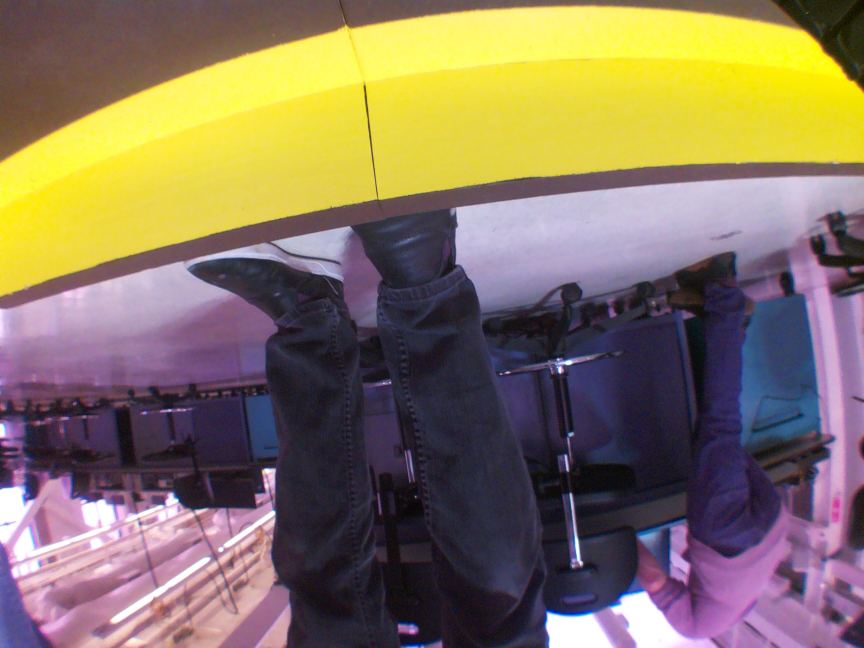
#> input picture RaceCoursePhotos/photo_2025-11-26T14-11-35.034363.jpg, 2592 x 1944 px (shown at 1/3 size)
$ python -i sample_picam.py   (imports and definitions only)
#> lines starting #> are read from the running program, lines starting #| are printed output that depends on the picture; after the words box and inside, x2 and y2 are one past the last pixel; in counts of white or black regions, pixels touching at a corner belong together
from picamera2 import Picamera2
import cv2
import numpy as np

# Initialize PiCamera2
# [1 line that did not run here, left out]
# [1 line that did not run here, left out]
# [2 lines not run here, left out]

# BLUE HSV RANGE
LOWER_BLUE = np.array([100, 150, 50])
UPPER_BLUE = np.array([140, 255, 255])


def is_color_visible(frame):
    """
    Detect ANY blue at all, and also report center + top position.
    Returns:
        visible (bool)
        center_x (int or None)
        at_top (bool)
    """
    hsv = cv2.cvtColor(frame, cv2.COLOR_RGB2HSV)
#> hsv: shape (1944, 2592, 3); mean H, S, V 98.6, 107.2, 145
    mask = cv2.inRange(hsv, LOWER_BLUE, UPPER_BLUE)
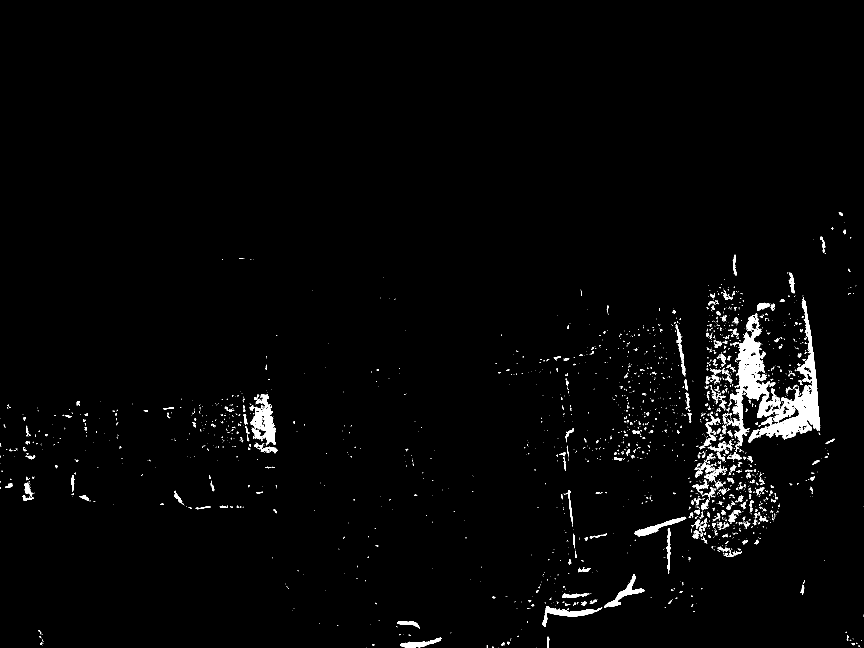
#> mask: shape (1944, 2592) (shown at 1/3 size); 1.8% white; 2478 white regions (2098 under 20 px), largest, box (x1, y1, x2, y2) and area: (2182, 891, 2461, 1338) 34758, (752, 1183, 828, 1333) 5393, (1626, 1818, 1807, 1881) 2661

    # Minimal noise cleanup
    mask = cv2.dilate(mask, None, iterations=1)
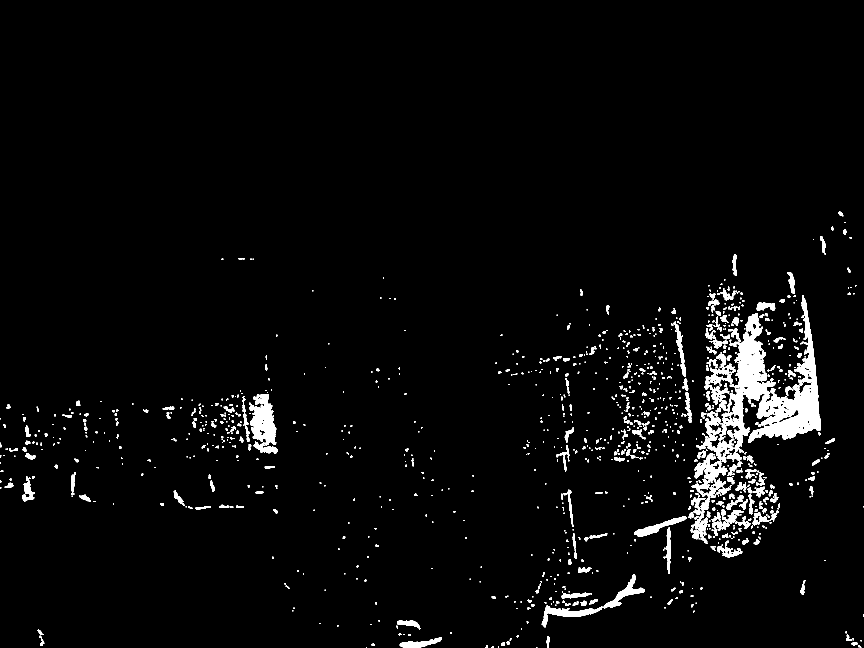
#> mask: shape (1944, 2592) (shown at 1/3 size); 3.1% white; 1261 white regions (583 under 20 px)

    contours, _ = cv2.findContours(mask, cv2.RETR_EXTERNAL, cv2.CHAIN_APPROX_SIMPLE)
#> contours = 1260 contours, 771 with area under 20; largest, box (x1, y1, x2, y2) and area: (2165, 886, 2462, 1382) 48664, (748, 1182, 829, 1337) 7586, (2075, 1383, 2183, 1493) 4776, (2096, 1234, 2203, 1388) 3873, (1625, 1817, 1808, 1882) 3078

    if not contours:
        return False, None, False

    # Use the largest blue blob
    cnt = max(contours, key=cv2.contourArea)
#> cnt = contour of 2379 points, box (x1, y1, x2, y2) (2165, 886, 2462, 1382), area 48664
    x, y, w, h = cv2.boundingRect(cnt)
#> x = 2165; y = 886; w = 297; h = 496

    # Ignore tiny noise blobs
    if w < 10 or h < 10:
        return False, None, False

    center_x = x + w // 2
#> center_x = 2313
    center_y = y + h // 2
#> center_y = 1134
    frame_h = frame.shape[0]
#> frame_h = 1944

    # Check if blue is at the top 25% of the image
    at_top = center_y < frame_h * 0.25
#> at_top = False

    return True, center_x, at_top


# Example usage
# [19 lines not run here, left out]

>>> import cv2
>>> picture = cv2.cvtColor(cv2.imread('RaceCoursePhotos/photo_2025-11-26T14-11-35.034363.jpg'), cv2.COLOR_BGR2RGB)
>>> result = is_color_visible(picture)
#> result = (True, 2313, False)

$ run again, on RaceCoursePhotos/photo_2025-11-26T14-16-00.414943.jpg
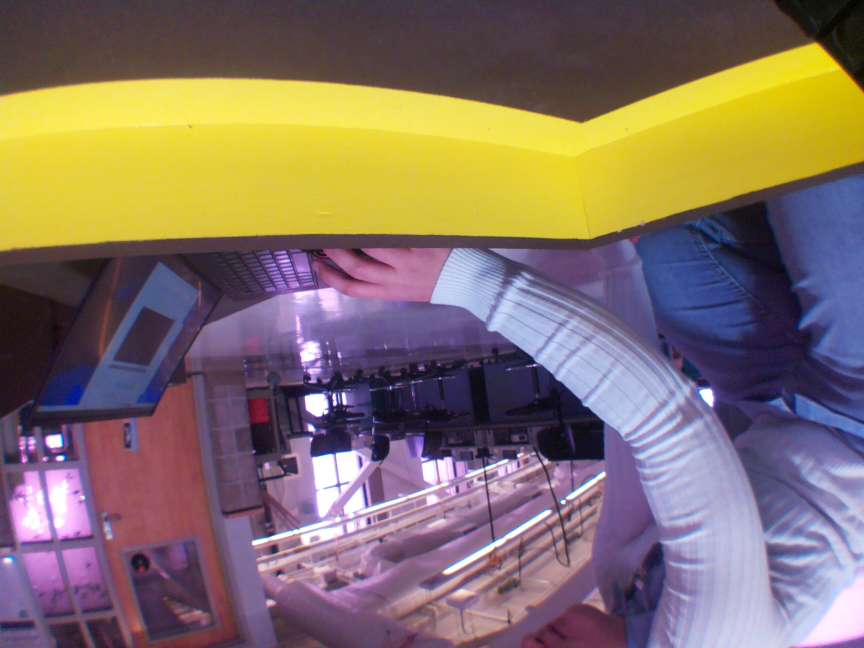
#> input picture RaceCoursePhotos/photo_2025-11-26T14-16-00.414943.jpg, 2592 x 1944 px (shown at 1/3 size)
#> hsv: shape (1944, 2592, 3); mean H, S, V 102.4, 109.8, 147.7
#> in is_color_visible, `mask = cv2.inRange(hsv, LOWER_BLUE, UPPER_BLUE)`:
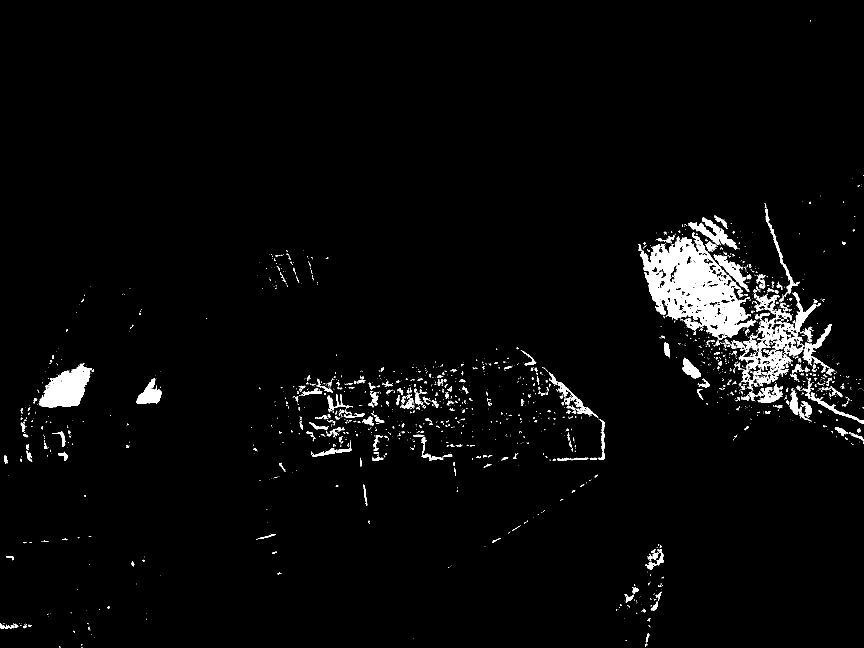
#> mask: shape (1944, 2592) (shown at 1/3 size); 2.8% white; 2317 white regions (1931 under 20 px), largest, box (x1, y1, x2, y2) and area: (1921, 697, 2268, 1014) 48048, (117, 1089, 275, 1224) 11895, (2199, 954, 2413, 1146) 10651
#> in is_color_visible, `mask = cv2.dilate(mask, None, iterations=1)`:
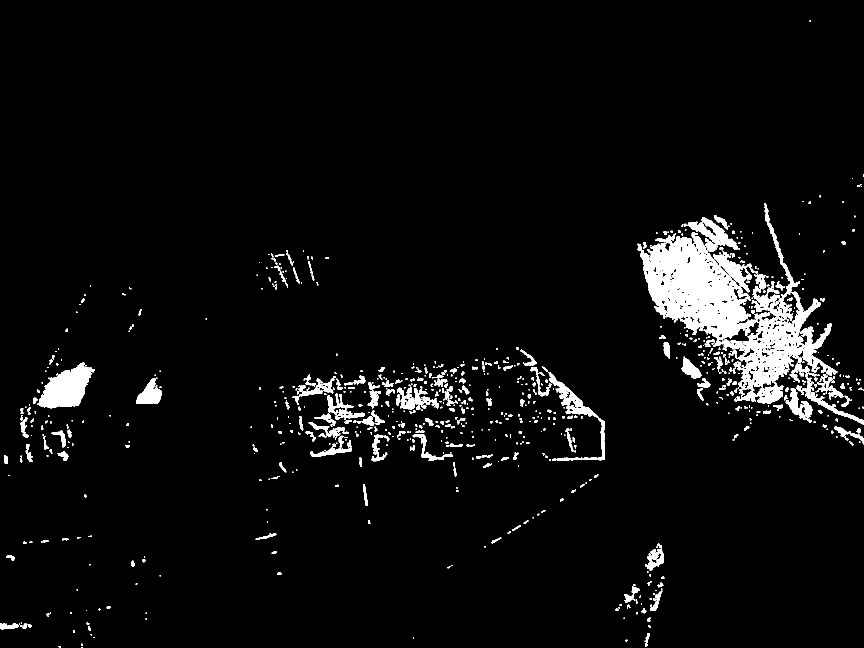
#> mask: shape (1944, 2592) (shown at 1/3 size); 4.2% white; 958 white regions (415 under 20 px)
#> contours = 958 contours, 551 with area under 20; largest, box (x1, y1, x2, y2) and area: (1913, 696, 2273, 1045) 66886, (2192, 858, 2512, 1172) 39174, (112, 1088, 283, 1225) 12942, (2064, 651, 2213, 756) 5328, (1645, 1116, 1796, 1254) 4799
#> cnt = contour of 1698 points, box (x1, y1, x2, y2) (1913, 696, 2273, 1045), area 66886
#> x = 1913; y = 696; w = 360; h = 349
#> center_x = 2093
#> center_y = 870
#> at_top = False
#> result = (True, 2093, False)

$ run again, on RaceCoursePhotos/photo_2025-11-26T14-16-18.640822.jpg
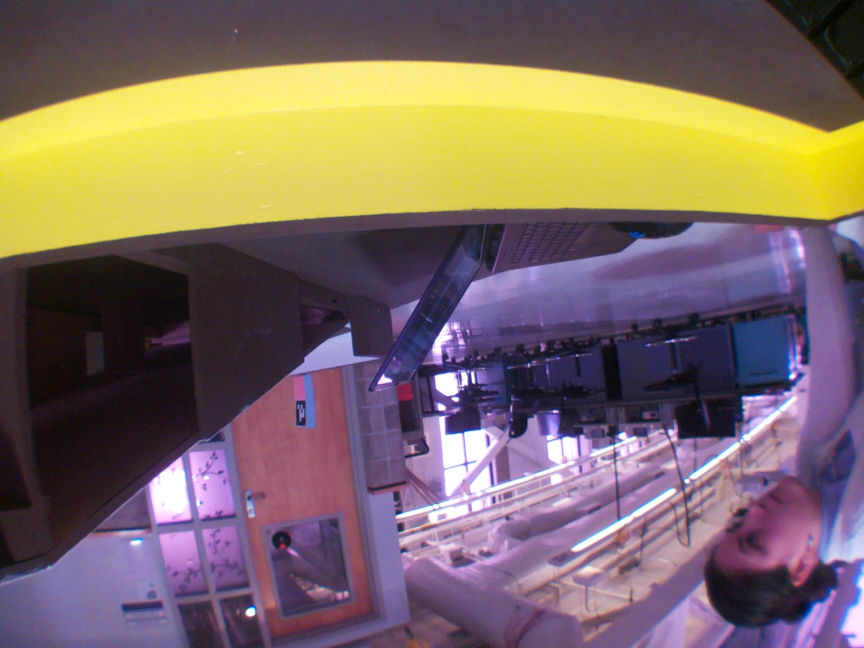
#> input picture RaceCoursePhotos/photo_2025-11-26T14-16-18.640822.jpg, 2592 x 1944 px (shown at 1/3 size)
#> hsv: shape (1944, 2592, 3); mean H, S, V 105.1, 101.5, 137.2
#> in is_color_visible, `mask = cv2.inRange(hsv, LOWER_BLUE, UPPER_BLUE)`:
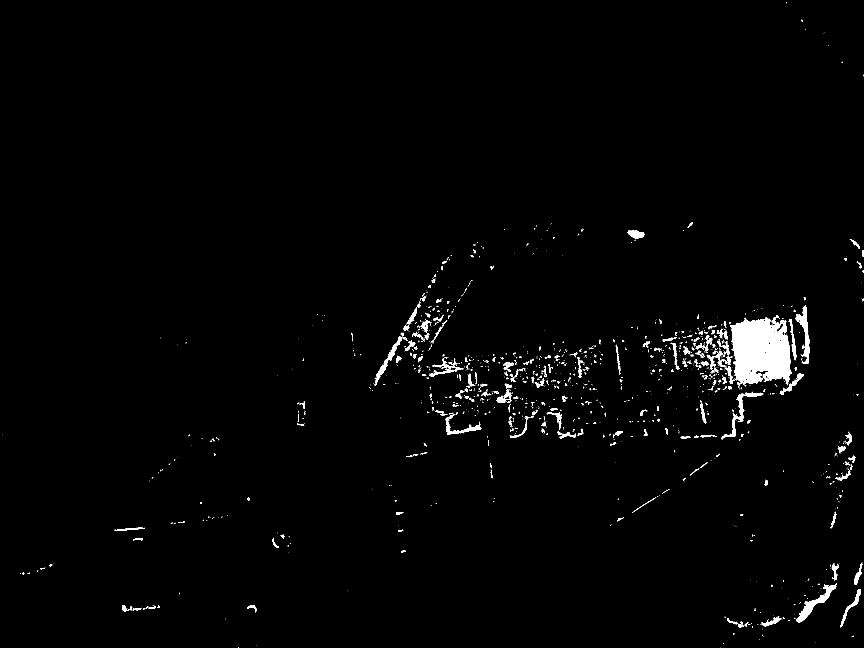
#> mask: shape (1944, 2592) (shown at 1/3 size); 1.5% white; 1496 white regions (1211 under 20 px), largest, box (x1, y1, x2, y2) and area: (2191, 952, 2375, 1157) 28333, (2389, 1753, 2509, 1868) 2886, (2387, 917, 2429, 1092) 2476
#> in is_color_visible, `mask = cv2.dilate(mask, None, iterations=1)`:
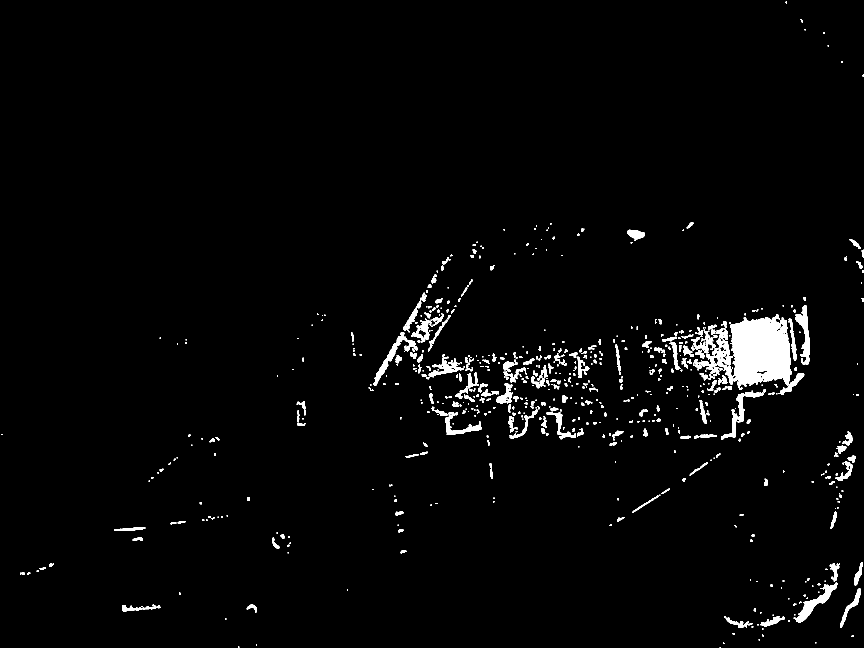
#> mask: shape (1944, 2592) (shown at 1/3 size); 2.3% white; 773 white regions (301 under 20 px)
#> contours = 772 contours, 404 with area under 20; largest, box (x1, y1, x2, y2) and area: (2119, 944, 2376, 1169) 34808, (2381, 1748, 2512, 1869) 3386, (2386, 916, 2430, 1093) 2938, (2163, 1176, 2291, 1319) 2744, (1119, 1008, 1207, 1158) 2100
#> cnt = contour of 1052 points, box (x1, y1, x2, y2) (2119, 944, 2376, 1169), area 34808
#> x = 2119; y = 944; w = 257; h = 225
#> center_x = 2247
#> center_y = 1056
#> at_top = False
#> result = (True, 2247, False)

$ run again, on RaceCoursePhotos/photo_2025-11-26T14-16-39.676994.jpg
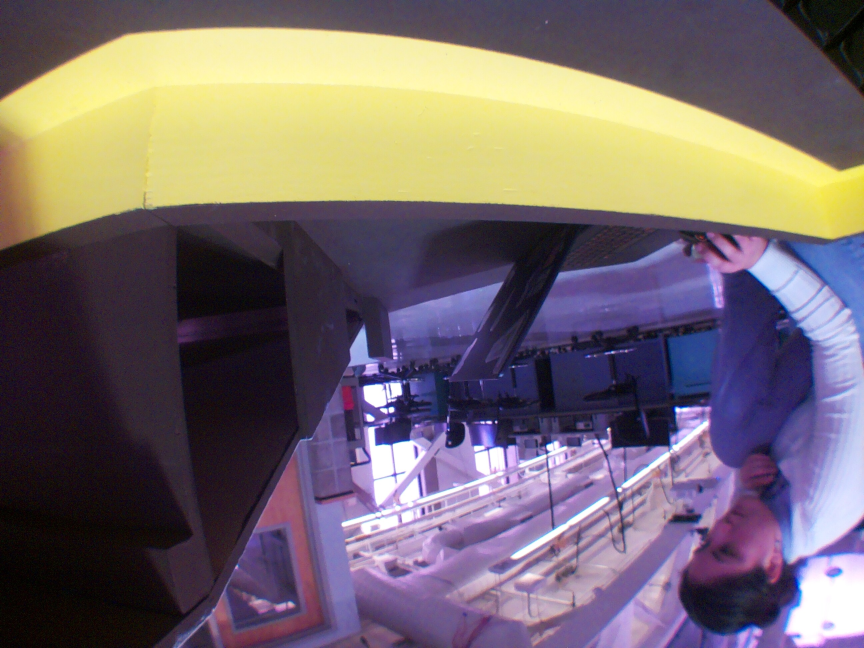
#> input picture RaceCoursePhotos/photo_2025-11-26T14-16-39.676994.jpg, 2592 x 1944 px (shown at 1/3 size)
#> hsv: shape (1944, 2592, 3); mean H, S, V 103.5, 97.4, 133
#> in is_color_visible, `mask = cv2.inRange(hsv, LOWER_BLUE, UPPER_BLUE)`:
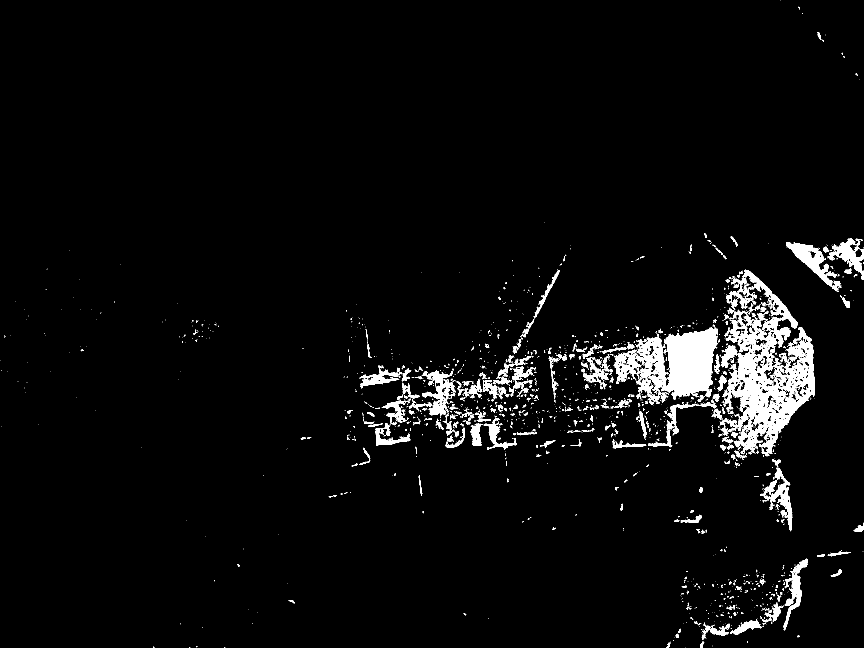
#> mask: shape (1944, 2592) (shown at 1/3 size); 3.7% white; 2269 white regions (1870 under 20 px), largest, box (x1, y1, x2, y2) and area: (2160, 809, 2445, 1369) 55668, (1908, 982, 2154, 1212) 34076, (2358, 726, 2524, 872) 6303
#> in is_color_visible, `mask = cv2.dilate(mask, None, iterations=1)`:
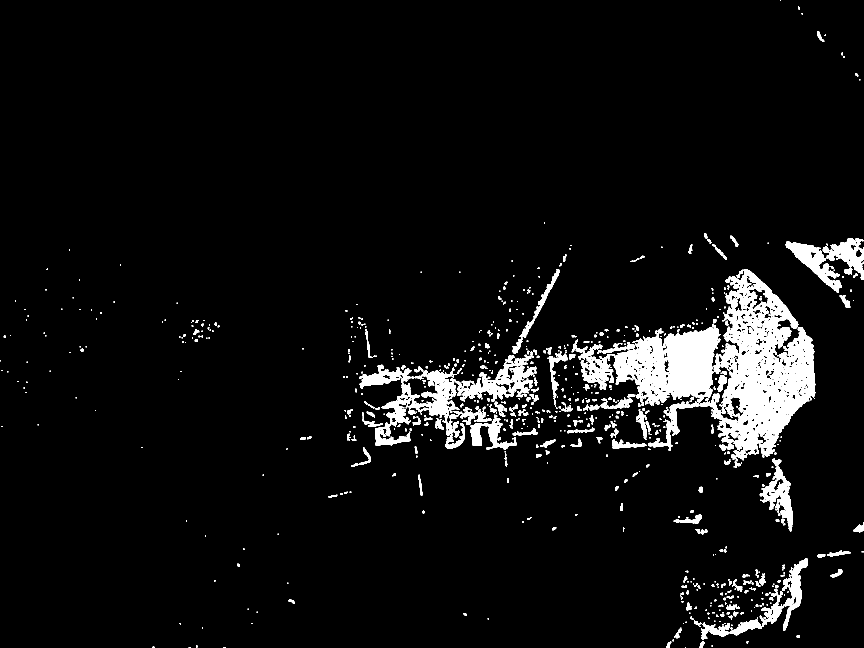
#> mask: shape (1944, 2592) (shown at 1/3 size); 5.4% white; 889 white regions (411 under 20 px)
#> contours = 875 contours, 502 with area under 20; largest, box (x1, y1, x2, y2) and area: (1944, 808, 2446, 1381) 105190, (1840, 973, 2155, 1217) 48742, (1077, 1094, 1378, 1313) 17770, (2357, 725, 2525, 877) 8028, (2279, 1375, 2378, 1595) 7342
#> cnt = contour of 3105 points, box (x1, y1, x2, y2) (1944, 808, 2446, 1381), area 105190
#> x = 1944; y = 808; w = 502; h = 573
#> center_x = 2195
#> center_y = 1094
#> at_top = False
#> result = (True, 2195, False)
